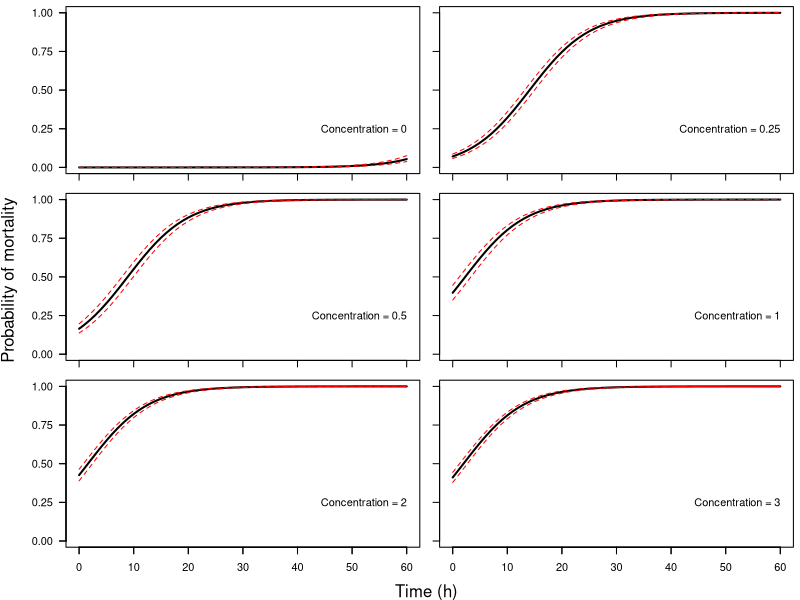

R code for this plot:
## ---- chunk 1

## ---- chunk 2
vd = read.csv('../../data/veligers.csv')
## ---- chunk 3
vd$Concentration = as.factor(vd$Concentration)
## ---- chunk 4
# Fit the model
  v.mod = glm(dead~Concentration+Time, family='binomial', data=vd)
## ---- chunk 5
# Load the car library so we can get a meaningful ANOVA table for our model
  library(car)

# Print the summary of the model
  Anova(v.mod, Type='II')
## ---- chunk 6
# Print the summary of the model
  summary(v.mod)
## ---- chunk 7
# Start with Time by making a sequence from the minimum
# observed Time to the maximum observed Time in equal
# increments of 1 hour
  Time = seq(from=min(vd$Time), to=max(vd$Time), by=1)

# Now, make a column for each Concentration that is the same length
  Concentration = rep(unique(vd$Concentration), length(Time))
  
# Now, duplicate the Time column so it is repeated 
# for all Concentrationes
  Time = rep(Time, length(unique(Concentration)))
  
# Put it all together in a dataframe
  newD = data.frame(Concentration, Time)
  newD = newD[with(newD, order(Concentration, Time)), ]
## ---- chunk 8
# Calculate mean predicted value and SE for the predictions
# on the link scale
  preds = data.frame(
    predict(v.mod, newD, type='link', se.fit = TRUE)[1:2]
  )

# Now get lower and upper CIs
  preds$lwr = preds$fit + preds$se.fit*qnorm(0.025)
  preds$upr = preds$fit + preds$se.fit*qnorm(0.975)
## ---- chunk 9
inv.logit = function(x){
  exp(x)/(1+exp(x))
}
## ---- chunk 10
# Convert the predictions to the probability scale
  preds[ , c(1,3,4)] = apply(X=preds[ , c(1,3,4)],
                             MARGIN=2,
                             FUN=inv.logit
                             )
# Add our new data to the dataframe
  preds = data.frame(preds, newD)
## ---- chunk 11
# Plot the predictions
# Set graphical parameters
  par(mfrow=c(3,2), oma=c(3,4,0,0), mar=c(1,1,.5,.5))

# Loop over the different doses to plot probability
# of mortality by exposure time
for(i in 1:length(unique(preds$Concentration))){
  # Plot the mean
    plot(y=preds$fit[preds$Concentration==unique(preds$Concentration)[i]],
         x=preds$Time[preds$Concentration==unique(preds$Concentration)[i]],
         col=c('black'),
         type='l',
         lty=1, lwd=2,
         ylim=c(0, 1),
         ylab = '',
         xlab = '',
         yaxt='n', xaxt='n'
         )
  # Lower 95% CI
    lines(preds$lwr[preds$Concentration==unique(preds$Concentration)[i]], 
          x=preds$Time[preds$Concentration==unique(preds$Concentration)[i]],
          col='red', lty=2)
  # Upper 95% CI
    lines(preds$upr[preds$Concentration==unique(preds$Concentration)[i]], 
          x=preds$Time[preds$Concentration==unique(preds$Concentration)[i]],
          col='red', lty=2)
    
  # Add the name of the metric to the plots  
    text(x = 60, y = 0.25,
         labels = paste("Concentration =", unique(preds$Concentration)[i]),
         adj = 1)
    
	# Add x(side=1) and y (side=2) tick marks to all plots 
    axis(side = 1, labels = FALSE, tick = TRUE)
    axis(side = 2, at = seq(0, 1, 0.25),
         labels = FALSE, tick = TRUE)
    
  # Add x-axis tick labels only if plot 11 or 12
    if((i==5) || (i==6)){
      axis(side = 1, at = seq(0, round(max(preds$Time)), 10),
           labels = seq(0, round(max(preds$Time)), 10))  
    }     
    
  # Add y-axis tick labels only if plot number is even  
    if((i %% 2) != 0) {
      axis(side = 2, at = seq(0, 1, 0.25),
           labels = format(seq(0, 1, 0.25),digits = 2), las=2)  
    }    
    
}

# Add x and y-axis labels to the plot    
mtext(text="Probability of mortality",
      side=2, line=2.75, cex=1,
      adj=.5, outer=TRUE
      )
mtext(text="Time (h)",
      side=1, line=2, cex=1,
      adj=.5, outer=TRUE)
## ---- chunk 12
null = glm(dead~1, family=binomial, data=vd)
